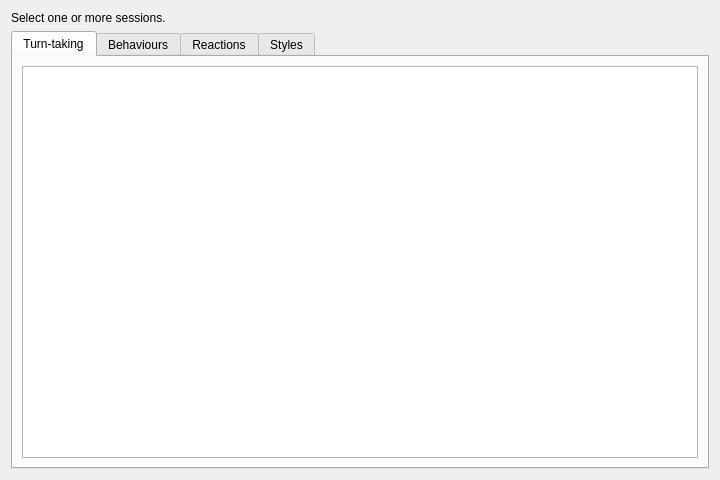
<?xml version="1.0" encoding="UTF-8"?>
<ui version="4.0">
 <class>PatternsView</class>
 <widget class="QWidget" name="PatternsView">
  <property name="geometry">
   <rect><x>0</x><y>0</y><width>720</width><height>480</height></rect>
  </property>
  <layout class="QVBoxLayout" name="verticalLayout">
   <item>
    <widget class="QLabel" name="scope_label">
     <property name="whatsThis"><string>Which sessions the tables below are computed from. Select several sessions in the list (Ctrl/Shift-click, or click a group) to compare conditions.</string></property>
     <property name="text"><string>Select one or more sessions.</string></property>
     <property name="wordWrap"><bool>true</bool></property>
    </widget>
   </item>
   <item>
    <widget class="QTabWidget" name="tables_tabs">
     <property name="whatsThis"><string>Patterns across the selected sessions, one table per question. Each row is pooled per condition (robot kind and how the children share the touch surfaces) and says how many sessions or children it rests on.</string></property>
     <widget class="QWidget" name="turns_page">
      <attribute name="title"><string>Turn-taking</string></attribute>
      <layout class="QVBoxLayout" name="turns_layout">
       <item>
        <widget class="QTableWidget" name="turns_table">
         <property name="whatsThis"><string>After one child finishes a bout of touching, who touches next: the same child again ("self") or another child ("other"), how often, and after how long a pause. A high "other" share means the children alternate.</string></property>
         <property name="editTriggers"><set>QAbstractItemView::NoEditTriggers</set></property>
         <property name="alternatingRowColors"><bool>true</bool></property>
        </widget>
       </item>
      </layout>
     </widget>
     <widget class="QWidget" name="behaviours_page">
      <attribute name="title"><string>Behaviours</string></attribute>
      <layout class="QVBoxLayout" name="behaviours_layout">
       <item>
        <widget class="QTableWidget" name="behaviours_table">
         <property name="whatsThis"><string>What a child does after what: touching, and the behaviours coded in the observer panel (watches, helps, points, ...). Each row is one step, with how likely it is given what the child was doing before.</string></property>
         <property name="editTriggers"><set>QAbstractItemView::NoEditTriggers</set></property>
         <property name="alternatingRowColors"><bool>true</bool></property>
        </widget>
       </item>
      </layout>
     </widget>
     <widget class="QWidget" name="reactions_page">
      <attribute name="title"><string>Reactions</string></attribute>
      <layout class="QVBoxLayout" name="reactions_layout">
       <item>
        <widget class="QTableWidget" name="reactions_table">
         <property name="whatsThis"><string>How quickly children touch after the robot does something on its own (an action of the phase program or a phase change): the median delay and its spread, per robot action.</string></property>
         <property name="editTriggers"><set>QAbstractItemView::NoEditTriggers</set></property>
         <property name="alternatingRowColors"><bool>true</bool></property>
        </widget>
       </item>
      </layout>
     </widget>
     <widget class="QWidget" name="styles_page">
      <attribute name="title"><string>Styles</string></attribute>
      <layout class="QVBoxLayout" name="styles_layout">
       <item>
        <widget class="QLabel" name="styles_note">
         <property name="whatsThis"><string>How the styles were found and how well separated they are. Styles are groups of similar touching bouts found automatically, without labels.</string></property>
         <property name="text"><string>-</string></property>
         <property name="wordWrap"><bool>true</bool></property>
        </widget>
       </item>
       <item>
        <widget class="QTableWidget" name="styles_table">
         <property name="whatsThis"><string>Recurring styles of touching found automatically: for each style, how many bouts, children and sessions show it and what characterises it (number of touches, tempo, regularity, force, how much it happens together with others). A style seen in a single child is that child's habit, not a general pattern.</string></property>
         <property name="editTriggers"><set>QAbstractItemView::NoEditTriggers</set></property>
         <property name="alternatingRowColors"><bool>true</bool></property>
        </widget>
       </item>
      </layout>
     </widget>
    </widget>
   </item>
  </layout>
 </widget>
 <resources/>
 <connections/>
</ui>
